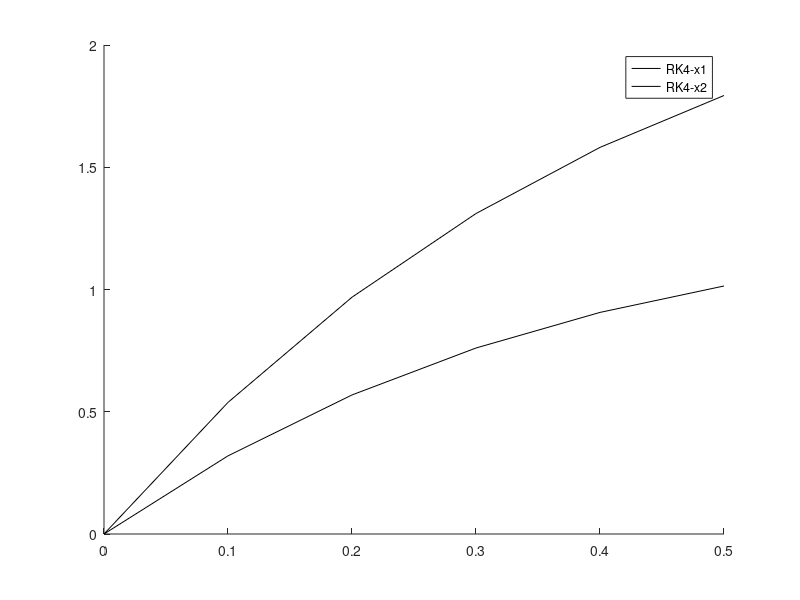

Reproduce this figure in MATLAB.
# EJERCICIO 10 RELACION PVI #

clear all;
clc;
more off;

function y=f(t,x)
  y = [-4*x(1)+3*x(2)+6,-2.4*x(1)+1.6*x(2)+3.6];
endfunction
%
x(1,1)=0;
x(2,1)=0;
t(1)=0;
h=0.1;

for i=1:5
  K1=f(t(i),x(1:2,i));
  K2=f(t(i)+h/2,x(1:2,i)+h/2*K1');
  K3=f(t(i)+h/2,x(1:2,i)+h/2*K2');
  K4=f(t(i)+h,x(1:2,i)+h*K3');
  x(1:2,i+1)=x(1:2,i)+h/6*(K1+2*K2+2*K3+K4)';
  t(i+1)=t(i)+h;
endfor
%
figure(1); clf; hold on;
plot(t,x(1,:),'k;RK4-x1;');
plot(t,x(2,:),'k;RK4-x2;');
hold off;